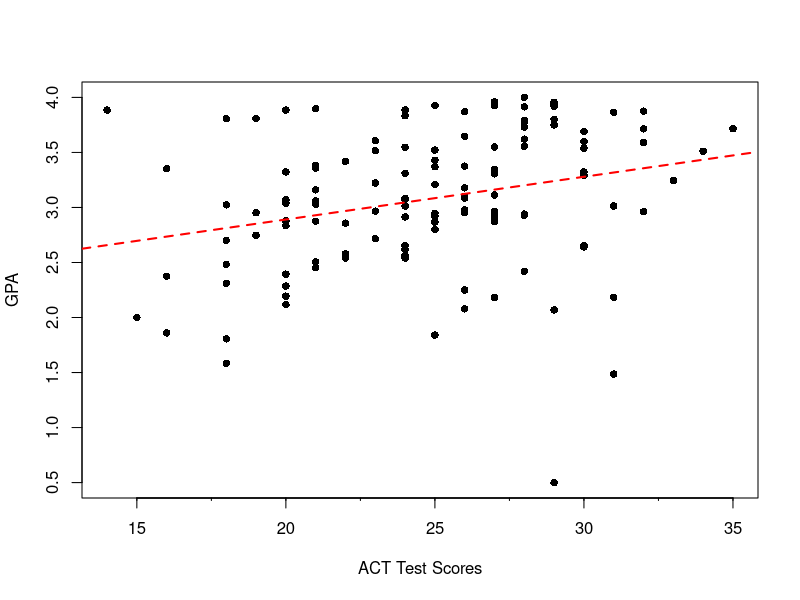
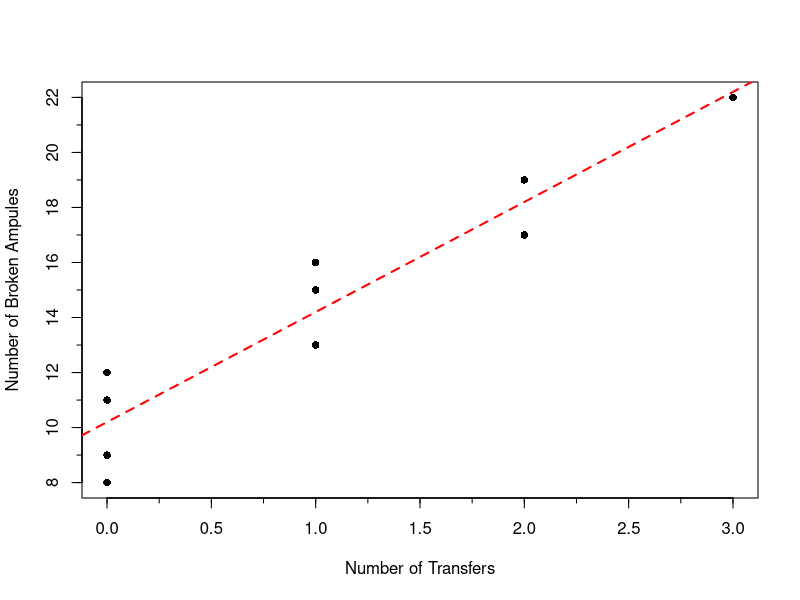
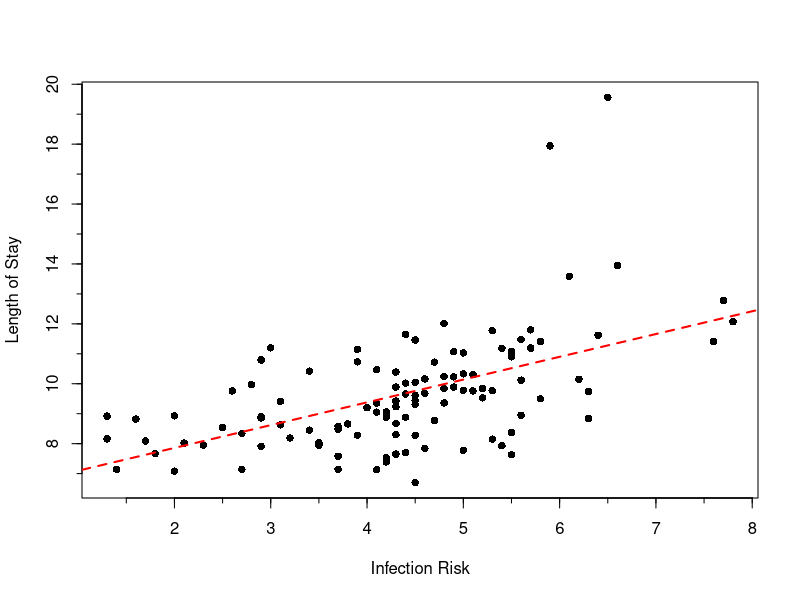
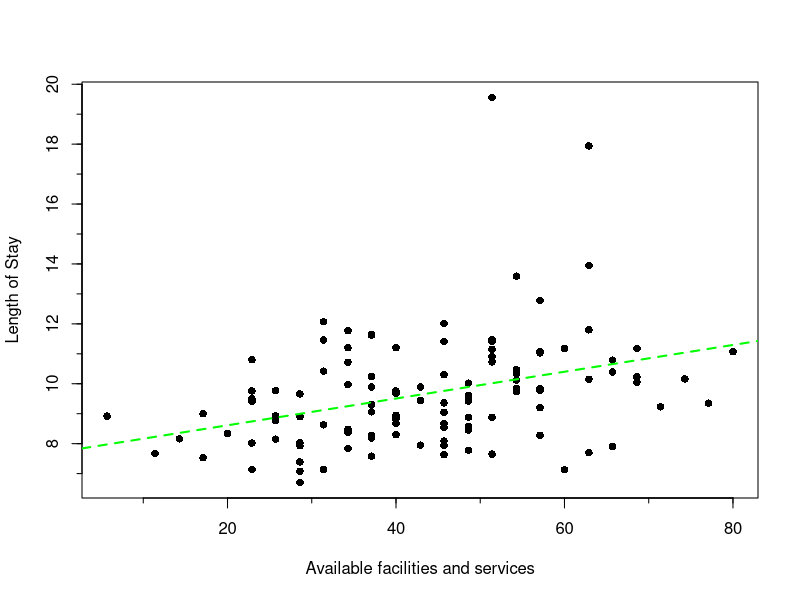
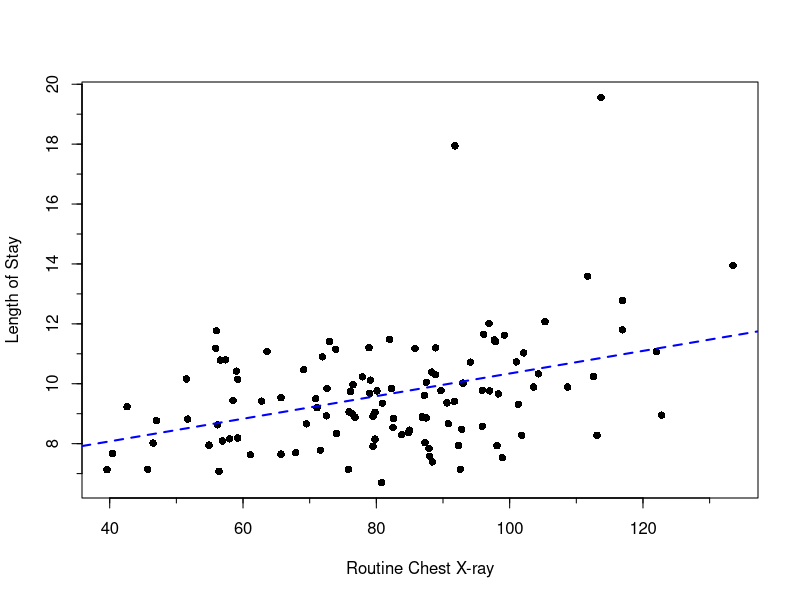

Write R code to recreate these figures, in order.
## ---- chunk 1
#Chad Huntebrinker
library(Hmisc)

#Load data
y_data <- c(3.897, 3.885, 3.778, 2.54,
            3.028,
            3.865,
            2.962,
            3.961,
            0.5,
            3.178,
            3.31,
            3.538,
            3.083,
            3.013,
            3.245,
            2.963,
            3.522,
            3.013,
            2.947,
            2.118,
            2.563,
            3.357,
            3.731,
            3.925,
            3.556,
            3.101,
            2.42,
            2.579,
            3.871,
            3.06,
            3.927,
            2.375,
            2.929,
            3.375,
            2.857,
            3.072,
            3.381,
            3.29,
            3.549,
            3.646,
            2.978,
            2.654,
            2.54,
            2.25,
            2.069,
            2.617,
            2.183,
            2,
            2.952,
            3.806,
            2.871,
            3.352,
            3.305,
            2.952,
            3.547,
            3.691,
            3.16,
            2.194,
            3.323,
            3.936,
            2.922,
            2.716,
            3.37,
            3.606,
            2.642,
            2.452,
            2.655,
            3.714,
            1.806,
            3.516,
            3.039,
            2.966,
            2.482,
            2.7,
            3.92,
            2.834,
            3.222,
            3.084,
            4,
            3.511,
            3.323,
            3.072,
            2.079,
            3.875,
            3.208,
            2.92,
            3.345,
            3.956,
            3.808,
            2.506,
            3.886,
            2.183,
            3.429,
            3.024,
            3.75,
            3.833,
            3.113,
            2.875,
            2.747,
            2.311,
            1.841,
            1.583,
            2.879,
            3.591,
            2.914,
            3.716,
            2.8,
            3.621,
            3.792,
            2.867,
            3.419,
            3.6,
            2.394,
            2.286,
            1.486,
            3.885,
            3.8,
            3.914,
            1.86,
            2.94)
x_data <- c(21,
            14,
            28,
            22,
            21,
            31,
            32,
            27,
            29,
            26,
            24,
            30,
            24,
            24,
            33,
            27,
            25,
            31,
            25,
            20,
            24,
            21,
            28,
            27,
            28,
            26,
            28,
            22,
            26,
            21,
            25,
            16,
            28,
            26,
            22,
            24,
            21,
            30,
            27,
            26,
            26,
            30,
            24,
            26,
            29,
            24,
            31,
            15,
            19,
            18,
            27,
            16,
            27,
            26,
            24,
            30,
            21,
            20,
            30,
            29,
            25,
            23,
            25,
            23,
            30,
            21,
            24,
            32,
            18,
            23,
            20,
            23,
            18,
            18,
            29,
            20,
            23,
            26,
            28,
            34,
            20,
            20,
            26,
            32,
            25,
            27,
            27,
            29,
            19,
            21,
            24,
            27,
            25,
            18,
            29,
            24,
            27,
            21,
            19,
            18,
            25,
            18,
            20,
            32,
            24,
            35,
            25,
            28,
            28,
            25,
            22,
            30,
            20,
            20,
            31,
            20,
            29,
            28,
            16,
            28)
#Plot the Data
plot(y_data ~ x_data, pch = 16, xlab = "ACT Test Scores", ylab = "GPA")
minor.tick(ny = 1, tick.ratio = 0.25)

#Fit a Linear Regression model
lrgm <- lm(y_data ~ x_data)

#Find b coefficients
b_coefficients <- lrgm$coefficients

#Add the fitted line
abline(b_coefficients, lwd =2, lty =2, col="red")

## ---- chunk 2
#Load the data
x_data <- c(1, 0, 2, 0, 3, 1, 0, 1, 2, 0)
y_data <- c(16, 9, 17, 12, 22, 13, 8, 15, 19, 11)

#Plot the Data
plot(y_data ~ x_data, pch = 16, xlab = "Number of Transfers", ylab = "Number of Broken Ampules")
minor.tick(nx = 2, tick.ratio = 0.5)

#Fit a Linear Regression model
lrgm <- lm(y_data ~ x_data)

#Find b coefficients
b_coefficients <- lrgm$coefficients

#Add the fitted line
abline(b_coefficients, lwd =2, lty =2, col="red")

## ---- chunk 3
#Chad Huntebrinker

#Length of Stay
y_data <- c(7.13,8.82,8.34,8.95,11.2,9.76,9.68,11.18,8.67,8.84,11.07,8.3,12.78,
7.58,9,11.08,8.28,11.62,9.06,9.35,7.53,10.24,9.78,9.84,9.2,8.28,
9.31,8.19,11.65,9.89,11.03,9.84,11.77,13.59,9.74,10.33,9.97,7.84,
10.47,8.16,8.48,10.72,11.2,10.12,8.37,10.16,19.56,10.9,7.67,8.88,
11.48,9.23,11.41,12.07,8.63,11.15,7.14,7.65,10.73,11.46,10.42,11.18,
7.93,9.66,7.78,9.42,10.02,8.58,9.61,8.03,7.39,7.08,9.53,10.05,8.45,
6.7,8.9,10.23,8.88,10.3,10.79,7.94,7.63,8.77,8.09,9.05,7.91,10.39,
9.36,11.41,8.86,8.93,8.92,8.15,9.77,8.54,8.66,12.01,7.95,10.15,
9.76,9.89,7.14,13.95,9.44,10.8,7.14,8.02,11.8,9.5,7.7,17.94,9.41)

#Infection Risk
x1_data <- c(4.1,1.6,2.7,5.6,5.7,5.1,4.6,
5.4,4.3,6.3,4.9,4.3,7.7,3.7,4.2,5.5,4.5,6.4,4.2,4.1,4.2,4.8,5,
4.8,4,3.9,4.5,3.2,4.4,4.9,5,5.2,5.3,6.1,6.3,5,2.8,4.6,4.1,1.3,3.7,4.7,3,
5.6,5.5,4.6,6.5,5.5,1.8,4.2,5.6,4.3,7.6,7.8,3.1,3.9,3.7,4.3,3.9,4.5,
3.4,5.7,5.4,4.4,5,4.3,4.4,3.7,4.5,3.5,4.2,2,5.2,4.5,3.4,4.5,2.9,4.9,
4.4,5.1,2.9,3.5,5.5,4.7,1.7,4.1,2.9,4.3,4.8,5.8,2.9,2,1.3,5.3,5.3,2.5,
3.8,4.8,2.3,6.2,2.6,4.3,2.7,6.6,4.5,2.9,1.4,2.1,5.7,5.8,4.4,5.9,3.1)

#Available facilities and services
x2_data <- c(60,40,20,40,40,40,40,60,40,40,80,40,57.1,37.1,17.1,57.1,37.1,37.1,
37.1,77.1,17.1,37.1,57.1,57.1,57.1,57.1,37.1,37.1,37.1,37.1,57.1,54.3,34.3,
54.3,54.3,54.3,34.3,34.3,54.3,14.3,34.3,34.3,34.3,54.3,34.3,74.3,51.4,51.4,
11.4,51.4,51.4,71.4,51.4,31.4,31.4,51.4,31.4,51.4,51.4,31.4,31.4,68.6,28.6,28.6,
48.6,48.6,48.6,48.6,48.6,28.6,28.6,28.6,48.6,68.6,48.6,28.6,28.6,68.6,48.6,45.7,
65.7,45.7,45.7,25.7,45.7,45.7,65.7,65.7,45.7,45.7,25.7,25.7,5.7,25.7,25.7,45.7,45.7,45.7,
42.9,62.9,22.9,42.9,22.9,62.9,42.9,22.9,22.9,22.9,62.9,22.9,62.9,62.9,22.9)

#Routine Chest X-ray
x3_data <- c(39.6,51.7,74,122.8,88.9,97,79,85.8,90.8,82.6,122,83.8,116.9,88,76.4,
63.6,101.8,99.2,75.9,80.9,98.9,112.6,95.9,82.3,71.1,113.1,101.3,59.2,96.1,
103.6,102.1,72.6,56,111.7,76.1,104.3,76.5,87.9,69.1,58,92.8,94.1,78.9,
79.1,84.8,51.5,113.7,71.9,40.4,86.9,82,42.6,97.9,105.3,56.2,73.9,75.8,
65.7,101,97.7,59,55.9,98.1,98.3,71.6,62.8,93,95.9,87.2,87.3,88.4,56.4,
65.7,87.5,85,80.8,86.9,77.9,76.8,88.9,56.6,92.3,61.1,47,56.9,79.8,
79.5,88.3,90.6,73,87.5,72.5,79.5,79.8,89.7,82.5,69.5,96.9,54.9,59.2,
80.1,108.7,92.6,133.5,58.5,57.4,45.7,46.5,116.9,70.9,67.9,91.8,91.7)

#For X1, plot the Data
plot(y_data ~ x1_data, pch = 16, xlab = "Infection Risk", ylab = "Length of Stay")
minor.tick(nx = 2, tick.ratio = 0.5)
#Fit a Linear Regression model
lrgm <- lm(y_data ~ x1_data)
#Find b coefficients
b_coefficients <- lrgm$coefficients
#Add the fitted line
abline(b_coefficients, lwd =2, lty =2, col="red")

#For X2, plot the Data
plot(y_data ~ x2_data, pch = 16, xlab = "Available facilities and services", ylab = "Length of Stay")
minor.tick(nx = 2, tick.ratio = 0.5)
#Fit a Linear Regression model
lrgm <- lm(y_data ~ x2_data)
#Find b coefficients
b_coefficients <- lrgm$coefficients
#Add the fitted line
abline(b_coefficients, lwd =2, lty =2, col="green")

#For X3, plot the Data
plot(y_data ~ x3_data, pch = 16, xlab = "Routine Chest X-ray", ylab = "Length of Stay")
minor.tick(nx = 2, tick.ratio = 0.5)
#Fit a Linear Regression model
lrgm <- lm(y_data ~ x3_data)
#Find b coefficients
b_coefficients <- lrgm$coefficients
#Add the fitted line
abline(b_coefficients, lwd =2, lty =2, col="blue")
